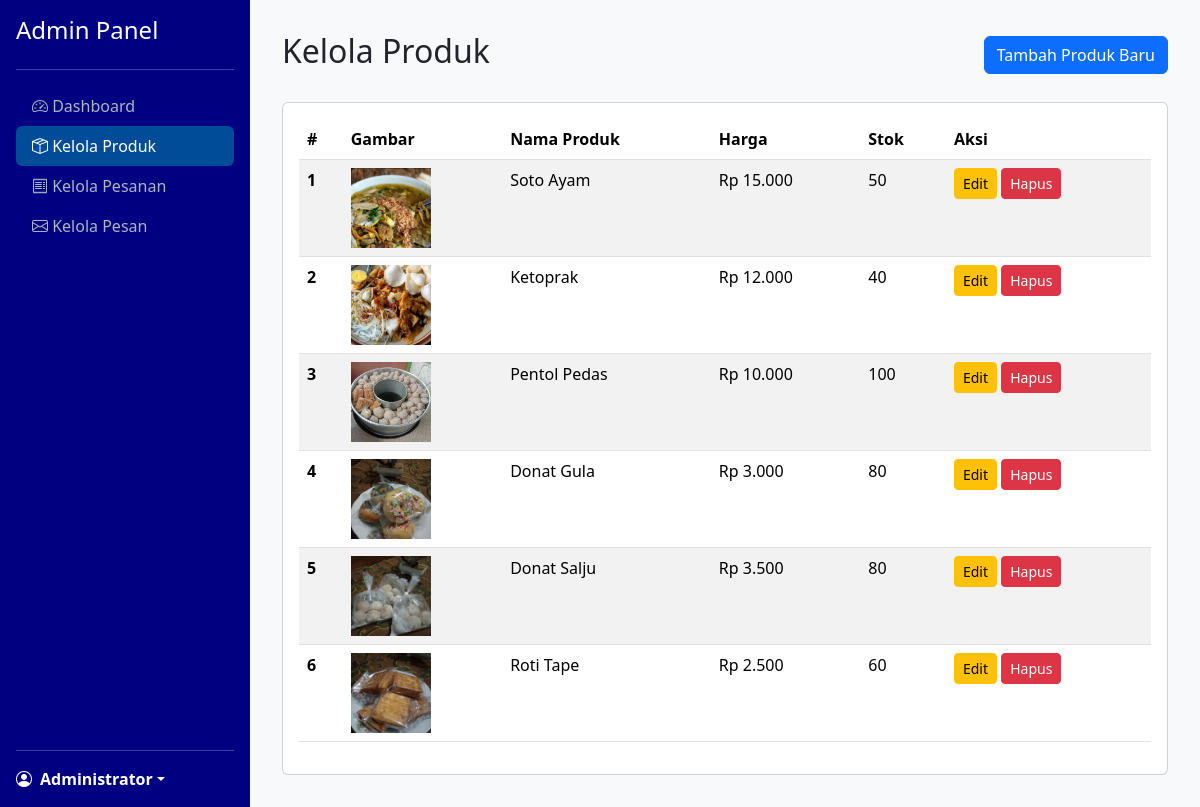
/admin/kelola_produk.php (signed in), run on the app's committed database.
### tables this page shows
CREATE TABLE `produk` (
  `id_produk` int(11) NOT NULL AUTO_INCREMENT,
  `nama_produk` varchar(255) NOT NULL,
  `deskripsi` text NOT NULL,
  `harga` decimal(10,2) NOT NULL,
  `gambar` varchar(255) NOT NULL,
  `stok` int(11) NOT NULL,
  PRIMARY KEY (`id_produk`)
);

### admin/kelola_produk.php (the view, shortened to what this page needs)
<?php
require_once '../config/koneksi.php';
$sql = "SELECT * FROM produk ORDER BY id_produk ASC";
$result = $koneksi->query($sql);
?>
<!DOCTYPE html>
<html lang="id">
<head>
    <link href="https://cdn.jsdelivr.net/npm/bootstrap@5.3.2/dist/css/bootstrap.min.css" rel="stylesheet">
    <link href="https://cdn.jsdelivr.net/npm/bootstrap-icons/font/bootstrap-icons.css" rel="stylesheet">
</head>
<body>
    <div class="sidebar d-flex flex-column p-3" id="sidebar">
        <h4>Admin Panel</h4>
        <hr>
        <ul class="nav nav-pills flex-column mb-auto">
            <li class="nav-item">
                <a href="index.php" class="nav-link">
                    <i class="bi bi-speedometer2"></i> Dashboard
                </a>
            </li>
            <li>
                <a href="kelola_produk.php" class="nav-link active">
                    <i class="bi bi-box-seam"></i> Kelola Produk
                </a>
            </li>
            <li>
                <a href="kelola_pesanan.php" class="nav-link">
                    <i class="bi bi-receipt"></i> Kelola Pesanan
                </a>
            </li>
            <li><a href="kelola_pesan.php" class="nav-link"><i class="bi bi-envelope"></i> Kelola Pesan</a></li>
        </ul>
        <hr>
        <div class="dropdown">
            <a href="#" class="d-flex align-items-center text-white text-decoration-none dropdown-toggle" data-bs-toggle="dropdown" aria-expanded="false">
                <i class="bi bi-person-circle me-2"></i>
                <strong><?php echo htmlspecialchars($_SESSION['admin_nama']); ?></strong>
            </a>
        </div>
    </div>
    <div class="content-wrapper">
        <div class="content">
        <div class="d-flex justify-content-between align-items-center mb-4">
            <h1 class="h2">Kelola Produk</h1>
            <a href="tambah_produk.php" class="btn btn-primary">Tambah Produk Baru</a>
        </div>
        <div class="card">
            <div class="card-body">
                <div class="table-responsive">
                    <table class="table table-striped">
                        <thead>
                            <tr>
                                <th scope="col">#</th>
                                <th scope="col">Gambar</th>
                                <th scope="col">Nama Produk</th>
                                <th scope="col">Harga</th>
                                <th scope="col">Stok</th>
                                <th scope="col">Aksi</th>
                            </tr>
                        </thead>
                        <tbody>
                            <?php if ($result && $result->num_rows > 0): ?>
                                <?php while($row = $result->fetch_assoc()): ?>
                                    <tr>
                                        <th scope="row"><?php echo $row['id_produk']; ?></th>
                                        <td><img src="../assets/img/<?php echo htmlspecialchars($row['gambar']); ?>" alt="" class="product-img"></td>
                                        <td><?php echo htmlspecialchars($row['nama_produk']); ?></td>
                                        <td>Rp <?php echo number_format($row['harga'], 0, ',', '.'); ?></td>
                                        <td><?php echo $row['stok']; ?></td>
                                        <td>
                                            <a href="edit_produk.php?id=<?php echo $row['id_produk']; ?>" class="btn btn-sm btn-warning">Edit</a>
                                            <a href="hapus_produk.php?id=<?php echo $row['id_produk']; ?>" class="btn btn-sm btn-danger" onclick="return confirm('Apakah Anda yakin ingin menghapus produk ini?');">Hapus</a>
                                        </td>
                                    </tr>
                                <?php endwhile; ?>
                            <?php else: ?>
                                <tr>
                                    <td colspan="6" class="text-center">Tidak ada produk.</td>
                                </tr>
                            <?php endif; ?>
                        </tbody>
                    </table>
                </div>
            </div>
        </div>
    </div>
</body>
</html>

### admin/kelola_produk.php (style rules this page uses)
body { background-color: #f8f9fa; overflow-x: hidden; }
.sidebar { width: 250px; background-color: #000080; color: white; position: fixed; top: 0; left: -250px; height: 100%; z-index: 1050; transition: left 0.3s ease-in-out; }
.sidebar .nav-link { color: #adb5bd; }
.sidebar .nav-link.active { color: #fff; background-color: #004C99; }
.content { flex-grow: 1; padding: 2rem; margin-left: 0; transition: margin-left 0.3s ease-in-out; }
.content-wrapper { width: 100%; }
.product-img { width: 80px; height: 80px; object-fit: cover; }
@media (min-width: 992px) { .sidebar { left: 0; } }
@media (min-width: 992px) { .content { margin-left: 250px; } }

### data on the page
produk: id_produk "1", gambar (picture), nama_produk "Soto Ayam", harga "15.000", stok "50"
produk: id_produk "2", gambar (picture), nama_produk "Ketoprak", harga "12.000", stok "40"
produk: id_produk "3", gambar (picture), nama_produk "Pentol Pedas", harga "10.000", stok "100"
produk: id_produk "4", gambar (picture), nama_produk "Donat Gula", harga "3.000", stok "80"
produk: id_produk "5", gambar (picture), nama_produk "Donat Salju", harga "3.500", stok "80"
produk: id_produk "6", gambar (picture), nama_produk "Roti Tape", harga "2.500", stok "60"

### other printed values
$_SESSION['admin_nama'] "Administrator"
